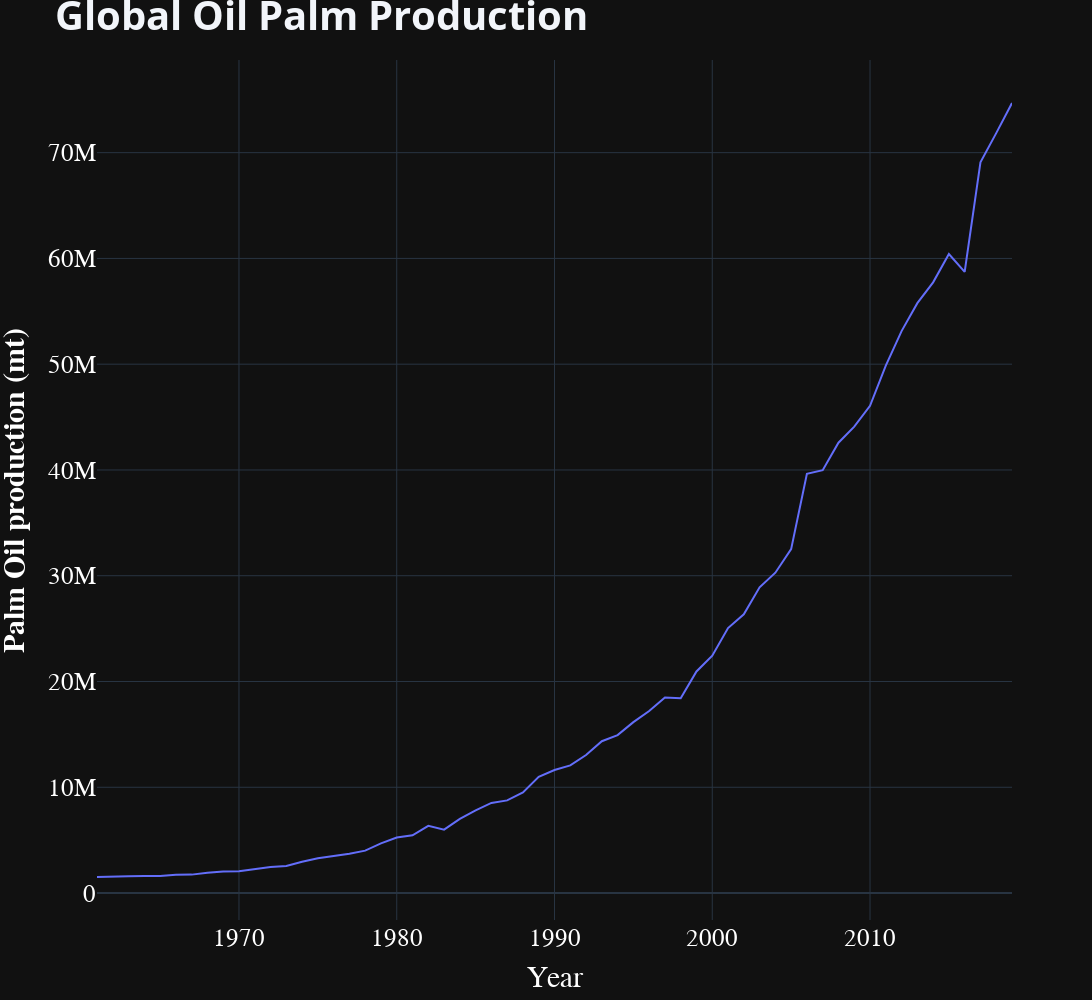

This figure's notebook cell:
### Code cell
palm_oil_prodn_fig = px.line(palm_oil_production, x="Year", y="palm")
# plot. need to do some formatting
palm_oil_prodn_fig.update_layout(title_text="<b>Global Oil Palm Production<b>", title_font_size=40, legend_font_size=20, width=1400, height=1000)  # Add figure title
palm_oil_prodn_fig.update_xaxes(title_text="Year", title_font=dict(size=30, family='Verdana', color='white'),
                                tickfont=dict(family='Calibri', color='white', size=25))  # format x-axis
palm_oil_prodn_fig.update_yaxes(title_text="<b>Palm Oil production (mt)</b>",
                                title_font=dict(size=30, family='Verdana', color='white'),
                                tickfont=dict(family='Calibri', color='white', size=25))  # Format y-axes
palm_oil_prodn_fig.show()
# To-do: format plot. button to add country or region. automation

### Figure 1 — Plotly figure (JSON) as saved in the notebook; plotly's stock layout.template omitted (floating-point values rounded to 4 significant figures)
{"data": [{"hovertemplate": "Year=%{x}<br>palm=%{y}<extra></extra>", "legendgroup": "", "line": {"color": "#636efa", "dash": "solid"}, "marker": {"symbol": "circle"}, "mode": "lines", "name": "", "orientation": "v", "showlegend": false, "x": [1961, 1962, 1963, 1964, 1965, 1966, 1967, 1968, 1969, 1970, 1971, 1972, 1973, 1974, 1975, 1976, 1977, 1978, 1979, 1980, 1981, 1982, 1983, 1984, 1985, 1986, 1987, 1988, 1989, 1990, 1991, 1992, 1993, 1994, 1995, 1996, 1997, 1998, 1999, 2000, 2001, 2002, 2003, 2004, 2005, 2006, 2007, 2008, 2009, 2010, 2011, 2012, 2013, 2014, 2015, 2016, 2017, 2018, 2019], "xaxis": "x", "y": [1519000.0, 1516000.0, 1575000.0, 1610000.0, 1616000.0, 1726000.0, 1741000.0, 1912000.0, 2042000.0, 2049000.0, 2287000.0, 2457000.0, 2564000.0, 2966000.0, 3287000.0, 3486000.0, 3722000.0, 4009000.0, 4700000.0, 5243000.0, 5460000.0, 6354000.0, 5995000.0, 7007000.0, 7825000.0, 8516000.0, 8760000.0, 9506000.0, 10990000.0, 11630000.0, 12060000.0, 13050000.0, 14360000.0, 14930000.0, 16160000.0, 17210000.0, 18490000.0, 18420000.0, 20950000.0, 22440000.0, 25050000.0, 26360000.0, 28900000.0, 30290000.0, 32520000.0, 39640000.0, 39980000.0, 42580000.0, 44100000.0, 46070000.0, 49860000.0, 53130000.0, 55770000.0, 57740000.0, 60410000.0, 58730000.0, 69090000.0, 71850000.0, 74700000.0], "yaxis": "y", "type": "scatter"}], "layout": {"xaxis": {"anchor": "y", "domain": [0.0, 1.0], "title": {"text": "Year", "font": {"size": 30, "family": "Verdana", "color": "white"}}, "tickfont": {"family": "Calibri", "color": "white", "size": 25}}, "yaxis": {"anchor": "x", "domain": [0.0, 1.0], "title": {"text": "<b>Palm Oil production (mt)</b>", "font": {"size": 30, "family": "Verdana", "color": "white"}}, "tickfont": {"family": "Calibri", "color": "white", "size": 25}}, "legend": {"tracegroupgap": 0, "font": {"size": 20}}, "margin": {"t": 60}, "title": {"font": {"size": 40}, "text": "<b>Global Oil Palm Production<b>"}, "width": 1400, "height": 1000}}
